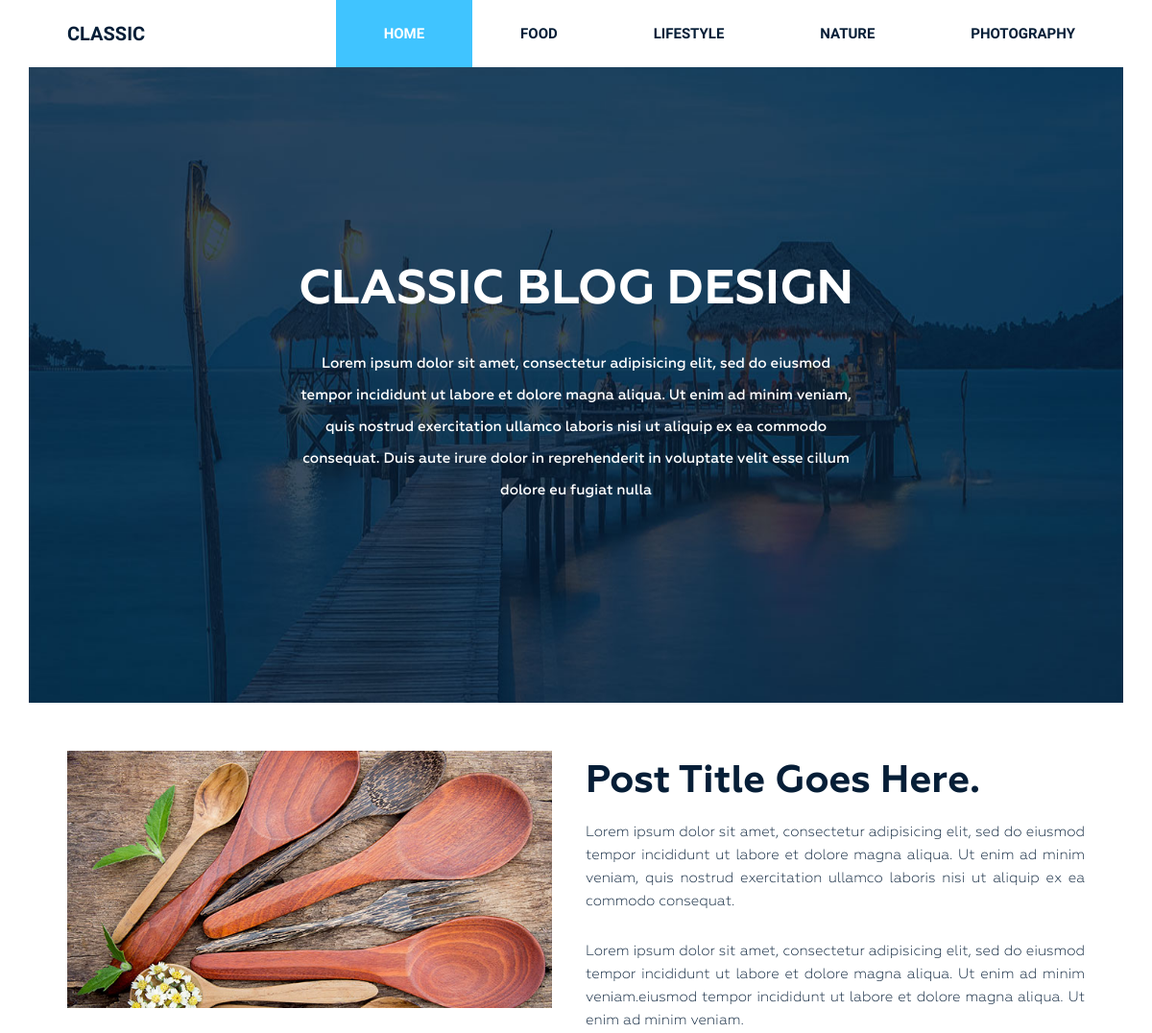
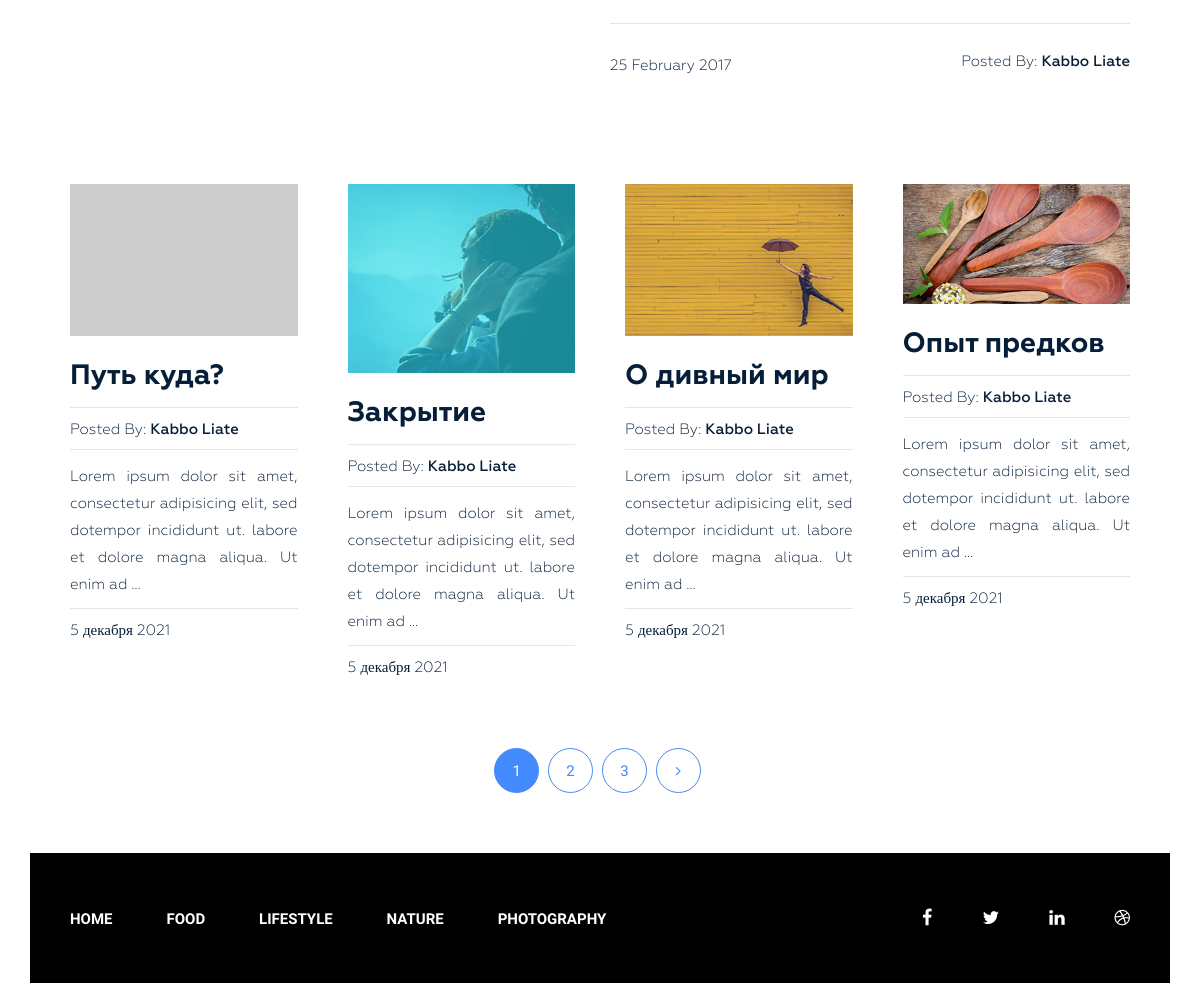
The page / on the database its author committed (2 pictures, top to bottom).
### blog/models.py (models this page shows, shortened)
class Category(models.Model):
    title = models.CharField(max_length=255, verbose_name='Название')
    slug = models.SlugField(max_length=255, verbose_name='URL', unique=True)
    class Meta:
        verbose_name = "Категория"
        verbose_name_plural = "Категории"
        ordering = ['title']
    def get_absolute_url(self):
        return reverse('category', kwargs={'slug': self.slug})

class Post(models.Model):
    title = models.CharField(max_length=255, verbose_name='Название')
    slug = models.SlugField(max_length=255, verbose_name='URL', unique=True)
    content = models.TextField(verbose_name='Текст', blank=True)
    author = models.CharField(max_length=150, verbose_name='Автор')
    created_at = models.DateTimeField(auto_now_add=True, verbose_name='Опубликовано')
    photo = models.ImageField(upload_to='photos/%Y/%m/%d/', blank=True, verbose_name='Фото')
    views = models.IntegerField(default=0, verbose_name='Просмотры')
    category = models.ForeignKey(Category, on_delete=models.PROTECT, related_name='posts', verbose_name="Категория")
    tag = models.ManyToManyField(Tag, blank=True, related_name='posts', verbose_name='Тэг')
    def get_absolute_url(self):
        return reverse('post', kwargs={'slug': self.slug})
    class Meta:
        verbose_name = "Статья"
        verbose_name_plural = "Статьи"
        ordering = ['-created_at']

### blog/views.py (the view)
# urls.py: path('', HomePage.as_view(), name='home'),
class HomePage(ListView):
    model = Post
    template_name = 'blog/index.html'
    context_object_name = 'posts'
    paginate_by = 4
    def get_context_data(self, *, object_list=None, **kwargs):
        context = super().get_context_data(**kwargs)
        context['title'] = 'Classic Blog Design'
        return context

### blog/templatetags/menu.py (called while the page is built)
@register.inclusion_tag('blog/menu_tag.html')
def show_menu(class_menu='menu'):
    categories = Category.objects.all()
    return {'categories': categories, 'class_menu': class_menu}

### blog/templates/blog/index.html (shortened to what this page needs)
{% extends 'base.html' %}
{% load static %}
{% block content %}
<section class="bg-text-area">
    <div class="container">
        <div class="row">
            <div class="col-md-12">
                <div class="bg-text">
                    <h3>{{ title }}</h3>
                    <p>Lorem ipsum dolor sit amet, consectetur adipisicing elit, sed do eiusmod tempor incididunt ut
                        labore et dolore magna aliqua. Ut enim ad minim veniam, quis nostrud exercitation ullamco
                        laboris nisi ut aliquip ex ea commodo consequat. Duis aute irure dolor in reprehenderit in
                        voluptate velit esse cillum dolore eu fugiat nulla </p>
                </div>
            </div>
        </div>
    </div>
</section>
<section class="blog-post-area">
    <div class="container">
        <div class="row">
            <div class="blog-post-area-style">
            <div class="col-md-12">
                <div class="single-post-big">
                    <div class="big-image">
                        <img src="{% static 'img/post-image1.jpg' %}" alt="">
                    </div>
                    <div class="big-text">
                        <h3><a href="#">Post Title Goes Here.</a></h3>
                        <p>Lorem ipsum dolor sit amet, consectetur adipisicing elit, sed do eiusmod tempor
                            incididunt ut labore et dolore magna aliqua. Ut enim ad minim veniam, quis nostrud
                            exercitation ullamco laboris nisi ut aliquip ex ea commodo consequat.</p>
                        <p>Lorem ipsum dolor sit amet, consectetur adipisicing elit, sed do eiusmod tempor
                            incididunt ut labore et dolore magna aliqua. Ut enim ad minim veniam.eiusmod tempor
                            incididunt ut labore et dolore magna aliqua. Ut enim ad minim veniam.</p>
                        <h4><span class="date">25 February 2017</span><span class="author">Posted By: <span
                                class="author-name">Kabbo Liate</span></span>
                        </h4>
                    </div>
                </div>
            </div>
                {% for post in posts %}
                <div class="col-md-3">
                    <div class="single-post">
                        {% if post.photo %}
                        <img src="{{ post.photo.url }}" alt="{{post.title}}">
                        {% else %}
                         <img src="https://picsum.photos/seed/picsum/300/201" alt="{{post.title}}">
                        {% endif %}
                        <h3><a href="{{ post.get_absolute_url }}">{{post.title}}</a></h3>
                        <h4><span>Posted By: <span class="author-name">{{post.author}}</span></span></h4>
                        {{ post.content|truncatewords_html:20|safe}}
                        <h4><span>{{post.created_at|date:"j E Y"}}</span></h4>
                    </div>
                </div>
                {% endfor %}
            </div>
        </div>
    </div>
    {% if page_obj.has_other_pages %}
    <div class="pegination">
        <div class="nav-links">
            {% for p in page_obj.paginator.page_range %}
            {% if page_obj.number == p %}
            <span class="page-numbers current">{{ p }}</span>
            {% elif p > page_obj.number|add:-3 and p < page_obj.number|add:3 %}
            <a class="page-numbers" href="?page={{ p }}">{{ p }}</a>
            {% endif %}
            {% endfor %}
            {% if page_obj.has_next %}
            <a class="page-numbers" href="?page={{ page_obj.next_page_number }}"><i class="fa fa-angle-right" aria-hidden="true"></i></a>
            {% endif %}
        </div>
    </div>
    {%endif%}
</section>
{% endblock %}

### blog/templates/blog/menu_tag.html
<div class="{{ class_menu }}">
    <ul>
        <li><a href="{% url 'home'%}">Home</a></li>
        {% for item in categories %}
        <li><a href="{{ item.get_absolute_url }}">{{ item.title }}</a></li>
        {% endfor %}
    </ul>
</div>

### siteblog/static/style.css (style rules this page uses)
.wrapper header.header .menu { margin: 0 }
.wrapper header.header .menu ul { float: right; margin: 0; padding: 0; margin-right: 4px; }
.wrapper header.header .menu ul li { display: inline-block; list-style: outside none none; margin: 0 -4px 0 0; }
.wrapper header.header .menu ul li a { color: rgb(6, 30, 55); font-family: "Raleway", sans-serif; font-size: 15px; font-weight: 600; line-height: 70px; padding: 26px 50px; text-decoration: none; text-transform: uppercase; }
.wrapper header.header .menu ul li.active a { background: #40c4ff; color: #fff; }
.wrapper section.bg-text-area .bg-text { background-image: url(img/bg-iamges.jpg); background-size: 100% 100%; padding: 205px 280px; }
.wrapper section.bg-text-area .bg-text h3 { color: #fff; font-family: Geometria; font-size: 50px; font-weight: 700; text-align: center; text-transform: uppercase; margin: 0; }
.wrapper section.bg-text-area .bg-text p { color: #fff; font-family: Geometria; font-size: 15px; font-weight: 500; line-height: 33px; margin: 32px 0 0; text-align: center; }
section.blog-post-area { margin-top: 50px; }
section.blog-post-area .big-image { float: left; width: 50%; padding-right: 35px; }
section.blog-post-area .big-text { float: right; width: 50%; padding-right: 20px; }
section.blog-post-area img { width: 100%; }
section.blog-post-area .big-text h3 { margin: 10px 0 0; }
section.blog-post-area .big-text h3 a { font-family: Geometria; font-weight: 700; font-size: 40px; color: #061e37; text-decoration: none; }
section.blog-post-area .big-text p { color: #061e37; font-family: Geometria; font-size: 15px; font-weight: 400; line-height: 24px; padding-top: 18px; text-align: justify; text-decoration: none; }
section.blog-post-area .big-text h4 { margin-top: 25px; padding-top: 30px; position: relative; }
section.blog-post-area .big-text h4::before { background: #e6e6e6 none repeat scroll 0 0; content: ""; height: 1px; position: absolute; top: 0; width: 100%; }
section.blog-post-area .single-post { padding-right: 20px; margin: 100px 0px 0px; }
section.blog-post-area h4 span { font-family: Geometria; font-weight: 400; font-size: 15px; color: #061e37; text-decoration: none; }
section.blog-post-area .big-text h4 span.author { float: right }
section.blog-post-area h4 span.author-name { font-weight: 500; }
.blog-post-area .single-post h3 a { font-family: Geometria; font-size: 28px; font-weight: 700; text-decoration: none; color: #061e37; }
.blog-post-area .single-post p { color: #061e37; font-family: Geometria; font-size: 15px; font-weight: 400; line-height: 27px; padding-top: 14px; position: relative; text-align: justify; }
.blog-post-area .single-post h4 { margin-bottom: 12px; padding-top: 10px; position: relative; }
.blog-post-area .single-post h4::before { background: #e6e6e6 none repeat scroll 0 0; content: ""; height: 1px; position: absolute; top: 0; width: 100%; }
.blog-post-area .single-post p::before { background: #e6e6e6 none repeat scroll 0 0; content: ""; height: 1px; position: absolute; top: 0; width: 100%; }
.blog-post-area .single-post h3 { margin: 25px 0 15px; }
.blog-post-area .pegination { margin-top: 60px; margin-bottom: 60px; }
.blog-post-area .pegination .nav-links { margin: 0; padding: 0; text-align: center; }
.blog-post-area .pegination .nav-links .page-numbers { border: 1px solid #448aff; border-radius: 50%; color: #448aff; display: inline-block; font-family: "Roboto", sans-serif; font-size: 15px; font-weight: 400; height: 45px; line-height: 45px; list-style: outside none none; margin-right: 5px; text-align: center; width: 45px; }
.blog-post-area .blog-post-area-style { margin: 0 20px 0 40px; }
.blog-post-area .pegination .nav-links .page-numbers.current { background: #448aff; color: #fff; }
.blog-post-area .pegination .nav-links a { text-decoration: none; }
.wrapper footer.footer .footer-menu { margin: 0 }
.wrapper footer.footer .footer-menu ul { line-height: 130px; margin: 0; padding: 0; }
.wrapper footer.footer .footer-menu ul li { display: inline; list-style: outside none none; margin: 0; padding: 30px 0px; }
.wrapper footer.footer .footer-menu ul li a { color: #fff; font-family: "Raleway", sans-serif; font-size: 15px; font-weight: 600; line-height: 70px; margin-left: 40px; padding: 26px 10px 26px 0; text-decoration: none; text-transform: uppercase; }

### rows shown on the page
Category: title "FOOD"
Category: title "LIFESTYLE"
Category: title "NATURE"
Category: title "PHOTOGRAPHY"
Post: title "Путь куда?", author "Kabbo Liate", content "Lorem ipsum dolor sit amet, consectetur adipisicing elit, sed dotempor incididunt ut. labore et dolore magna aliqua. Ut enim ad …", created_at "5 декабря 2021"
Post: photo (picture), title "Закрытие", author "Kabbo Liate", content "Lorem ipsum dolor sit amet, consectetur adipisicing elit, sed dotempor incididunt ut. labore et dolore magna aliqua. Ut enim ad …", created_at "5 декабря 2021"
Post: photo (picture), title "О дивный мир", author "Kabbo Liate", content "Lorem ipsum dolor sit amet, consectetur adipisicing elit, sed dotempor incididunt ut. labore et dolore magna aliqua. Ut enim ad …", created_at "5 декабря 2021"
Post: photo (picture), title "Опыт предков", author "Kabbo Liate", content "Lorem ipsum dolor sit amet, consectetur adipisicing elit, sed dotempor incididunt ut. labore et dolore magna aliqua. Ut enim ad …", created_at "5 декабря 2021"

### other values the page prints
{{ title }} "CLASSIC BLOG DESIGN"
{{ p }} "1"
{{ p }} "2" "3"
